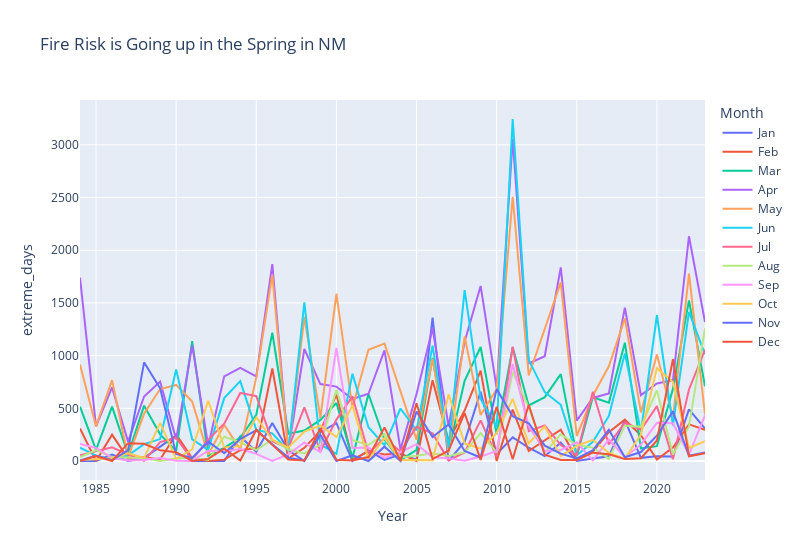

Source (notebook cell):
### Code cell
# Read the CSV file into a DataFrame
extremes = pd.read_csv('../../data/UNSEEN/wildfire/cems/preprocessed/ERA5_extreme_fwi_days_by_month_TX.csv')

# Filter out data from years before 1984 and from the year 2024
extremes = extremes[(extremes['Year'] >= 1983) & (extremes['Year'] != 2024)]

# Reshape the DataFrame from wide format to long format
extremes_long = extremes.melt(id_vars='Year', var_name='Month', value_name='extreme_days')

# Convert the 'Month' column to a categorical type with the correct order
extremes_long['Month'] = pd.Categorical(extremes_long['Month'], categories=['Jan', 'Feb', 'Mar', 'Apr', 'May', 'Jun', 'Jul', 'Aug', 'Sep', 'Oct', 'Nov', 'Dec'], ordered=True)

# Sort the DataFrame by 'Year' and 'Month'
extremes_long = extremes_long.sort_values(['Year', 'Month'])

# Create a line plot with 'Year' on the x-axis and 'extreme_days' on the y-axis, and one line per 'Month'
fig = px.line(extremes_long, x='Year', y='extreme_days', color='Month', title='Fire Risk is Going up in the Spring in NM')
fig.update_layout(autosize=False, width=800)

fig.show()

### Figure 1 — Plotly figure (JSON) as saved in the notebook; plotly's stock layout.template omitted (floating-point values rounded to 4 significant figures)
{"data": [{"hovertemplate": "Month=Jan<br>Year=%{x}<br>extreme_days=%{y}<extra></extra>", "legendgroup": "Jan", "line": {"color": "#636efa", "dash": "solid"}, "marker": {"symbol": "circle"}, "mode": "lines", "name": "Jan", "orientation": "v", "showlegend": true, "type": "scatter", "x": [1984, 1985, 1986, 1987, 1988, 1989, 1990, 1991, 1992, 1993, 1994, 1995, 1996, 1997, 1998, 1999, 2000, 2001, 2002, 2003, 2004, 2005, 2006, 2007, 2008, 2009, 2010, 2011, 2012, 2013, 2014, 2015, 2016, 2017, 2018, 2019, 2020, 2021, 2022, 2023], "xaxis": "x", "y": [0, 0, 61, 0, 29, 132, 242, 1, 0, 0, 234, 87, 361, 101, 0, 273, 359, 0, 100, 11, 63, 12, 1361, 1, 183, 656, 65, 225, 126, 46, 174, 0, 24, 44, 387, 30, 45, 42, 490, 308], "yaxis": "y"}, {"hovertemplate": "Month=Feb<br>Year=%{x}<br>extreme_days=%{y}<extra></extra>", "legendgroup": "Feb", "line": {"color": "#EF553B", "dash": "solid"}, "marker": {"symbol": "circle"}, "mode": "lines", "name": "Feb", "orientation": "v", "showlegend": true, "type": "scatter", "x": [1984, 1985, 1986, 1987, 1988, 1989, 1990, 1991, 1992, 1993, 1994, 1995, 1996, 1997, 1998, 1999, 2000, 2001, 2002, 2003, 2004, 2005, 2006, 2007, 2008, 2009, 2010, 2011, 2012, 2013, 2014, 2015, 2016, 2017, 2018, 2019, 2020, 2021, 2022, 2023], "xaxis": "x", "y": [308, 0, 250, 23, 36, 14, 254, 25, 0, 13, 102, 122, 879, 23, 125, 286, 630, 15, 89, 62, 71, 0, 767, 195, 479, 857, 0, 487, 95, 194, 297, 15, 89, 273, 392, 244, 14, 128, 348, 295], "yaxis": "y"}, {"hovertemplate": "Month=Mar<br>Year=%{x}<br>extreme_days=%{y}<extra></extra>", "legendgroup": "Mar", "line": {"color": "#00cc96", "dash": "solid"}, "marker": {"symbol": "circle"}, "mode": "lines", "name": "Mar", "orientation": "v", "showlegend": true, "type": "scatter", "x": [1984, 1985, 1986, 1987, 1988, 1989, 1990, 1991, 1992, 1993, 1994, 1995, 1996, 1997, 1998, 1999, 2000, 2001, 2002, 2003, 2004, 2005, 2006, 2007, 2008, 2009, 2010, 2011, 2012, 2013, 2014, 2015, 2016, 2017, 2018, 2019, 2020, 2021, 2022, 2023], "xaxis": "x", "y": [515, 105, 516, 62, 525, 253, 96, 1138, 49, 125, 221, 437, 1217, 259, 289, 390, 550, 28, 636, 203, 8, 105, 978, 97, 760, 1082, 254, 1079, 527, 606, 824, 51, 604, 552, 1122, 119, 141, 685, 1524, 709], "yaxis": "y"}, {"hovertemplate": "Month=Apr<br>Year=%{x}<br>extreme_days=%{y}<extra></extra>", "legendgroup": "Apr", "line": {"color": "#ab63fa", "dash": "solid"}, "marker": {"symbol": "circle"}, "mode": "lines", "name": "Apr", "orientation": "v", "showlegend": true, "type": "scatter", "x": [1984, 1985, 1986, 1987, 1988, 1989, 1990, 1991, 1992, 1993, 1994, 1995, 1996, 1997, 1998, 1999, 2000, 2001, 2002, 2003, 2004, 2005, 2006, 2007, 2008, 2009, 2010, 2011, 2012, 2013, 2014, 2015, 2016, 2017, 2018, 2019, 2020, 2021, 2022, 2023], "xaxis": "x", "y": [1739, 329, 698, 184, 612, 754, 205, 1099, 144, 803, 884, 803, 1868, 99, 1063, 730, 706, 588, 638, 1050, 109, 635, 1259, 330, 1131, 1661, 690, 3058, 925, 994, 1837, 383, 598, 641, 1455, 625, 736, 766, 2132, 1319], "yaxis": "y"}, {"hovertemplate": "Month=May<br>Year=%{x}<br>extreme_days=%{y}<extra></extra>", "legendgroup": "May", "line": {"color": "#FFA15A", "dash": "solid"}, "marker": {"symbol": "circle"}, "mode": "lines", "name": "May", "orientation": "v", "showlegend": true, "type": "scatter", "x": [1984, 1985, 1986, 1987, 1988, 1989, 1990, 1991, 1992, 1993, 1994, 1995, 1996, 1997, 1998, 1999, 2000, 2001, 2002, 2003, 2004, 2005, 2006, 2007, 2008, 2009, 2010, 2011, 2012, 2013, 2014, 2015, 2016, 2017, 2018, 2019, 2020, 2021, 2022, 2023], "xaxis": "x", "y": [915, 328, 767, 37, 448, 683, 722, 564, 60, 343, 112, 793, 1768, 89, 1368, 408, 1588, 504, 1056, 1115, 660, 202, 968, 79, 1181, 436, 681, 2507, 811, 1255, 1695, 235, 619, 899, 1353, 461, 1010, 408, 1777, 442], "yaxis": "y"}, {"hovertemplate": "Month=Jun<br>Year=%{x}<br>extreme_days=%{y}<extra></extra>", "legendgroup": "Jun", "line": {"color": "#19d3f3", "dash": "solid"}, "marker": {"symbol": "circle"}, "mode": "lines", "name": "Jun", "orientation": "v", "showlegend": true, "type": "scatter", "x": [1984, 1985, 1986, 1987, 1988, 1989, 1990, 1991, 1992, 1993, 1994, 1995, 1996, 1997, 1998, 1999, 2000, 2001, 2002, 2003, 2004, 2005, 2006, 2007, 2008, 2009, 2010, 2011, 2012, 2013, 2014, 2015, 2016, 2017, 2018, 2019, 2020, 2021, 2022, 2023], "xaxis": "x", "y": [126, 51, 14, 54, 160, 208, 868, 206, 106, 597, 758, 295, 262, 98, 1506, 158, 68, 828, 321, 150, 498, 291, 1094, 126, 1621, 590, 322, 3245, 960, 654, 533, 55, 182, 426, 1021, 277, 1383, 338, 1415, 1012], "yaxis": "y"}, {"hovertemplate": "Month=Jul<br>Year=%{x}<br>extreme_days=%{y}<extra></extra>", "legendgroup": "Jul", "line": {"color": "#FF6692", "dash": "solid"}, "marker": {"symbol": "circle"}, "mode": "lines", "name": "Jul", "orientation": "v", "showlegend": true, "type": "scatter", "x": [1984, 1985, 1986, 1987, 1988, 1989, 1990, 1991, 1992, 1993, 1994, 1995, 1996, 1997, 1998, 1999, 2000, 2001, 2002, 2003, 2004, 2005, 2006, 2007, 2008, 2009, 2010, 2011, 2012, 2013, 2014, 2015, 2016, 2017, 2018, 2019, 2020, 2021, 2022, 2023], "xaxis": "x", "y": [54, 89, 129, 61, 1, 179, 220, 13, 203, 355, 646, 616, 188, 121, 508, 90, 393, 613, 76, 215, 91, 325, 262, 6, 81, 385, 39, 1085, 283, 338, 151, 57, 657, 157, 363, 297, 521, 16, 679, 1056], "yaxis": "y"}, {"hovertemplate": "Month=Aug<br>Year=%{x}<br>extreme_days=%{y}<extra></extra>", "legendgroup": "Aug", "line": {"color": "#B6E880", "dash": "solid"}, "marker": {"symbol": "circle"}, "mode": "lines", "name": "Aug", "orientation": "v", "showlegend": true, "type": "scatter", "x": [1984, 1985, 1986, 1987, 1988, 1989, 1990, 1991, 1992, 1993, 1994, 1995, 1996, 1997, 1998, 1999, 2000, 2001, 2002, 2003, 2004, 2005, 2006, 2007, 2008, 2009, 2010, 2011, 2012, 2013, 2014, 2015, 2016, 2017, 2018, 2019, 2020, 2021, 2022, 2023], "xaxis": "x", "y": [37, 104, 37, 33, 27, 1, 23, 31, 10, 230, 178, 104, 203, 109, 72, 155, 675, 198, 152, 257, 34, 50, 74, 48, 83, 265, 81, 845, 510, 81, 254, 151, 127, 22, 335, 324, 670, 62, 328, 1258], "yaxis": "y"}, {"hovertemplate": "Month=Sep<br>Year=%{x}<br>extreme_days=%{y}<extra></extra>", "legendgroup": "Sep", "line": {"color": "#FF97FF", "dash": "solid"}, "marker": {"symbol": "circle"}, "mode": "lines", "name": "Sep", "orientation": "v", "showlegend": true, "type": "scatter", "x": [1984, 1985, 1986, 1987, 1988, 1989, 1990, 1991, 1992, 1993, 1994, 1995, 1996, 1997, 1998, 1999, 2000, 2001, 2002, 2003, 2004, 2005, 2006, 2007, 2008, 2009, 2010, 2011, 2012, 2013, 2014, 2015, 2016, 2017, 2018, 2019, 2020, 2021, 2022, 2023], "xaxis": "x", "y": [162, 125, 27, 4, 10, 28, 3, 1, 98, 89, 114, 68, 1, 62, 175, 84, 1072, 123, 129, 29, 83, 160, 36, 25, 2, 42, 95, 920, 330, 96, 104, 178, 6, 204, 36, 156, 362, 358, 61, 432], "yaxis": "y"}, {"hovertemplate": "Month=Oct<br>Year=%{x}<br>extreme_days=%{y}<extra></extra>", "legendgroup": "Oct", "line": {"color": "#FECB52", "dash": "solid"}, "marker": {"symbol": "circle"}, "mode": "lines", "name": "Oct", "orientation": "v", "showlegend": true, "type": "scatter", "x": [1984, 1985, 1986, 1987, 1988, 1989, 1990, 1991, 1992, 1993, 1994, 1995, 1996, 1997, 1998, 1999, 2000, 2001, 2002, 2003, 2004, 2005, 2006, 2007, 2008, 2009, 2010, 2011, 2012, 2013, 2014, 2015, 2016, 2017, 2018, 2019, 2020, 2021, 2022, 2023], "xaxis": "x", "y": [9, 15, 27, 73, 30, 362, 21, 110, 570, 128, 141, 415, 202, 127, 280, 337, 227, 528, 13, 218, 7, 10, 6, 632, 166, 117, 263, 589, 168, 328, 46, 143, 201, 77, 22, 251, 881, 750, 123, 188], "yaxis": "y"}, {"hovertemplate": "Month=Nov<br>Year=%{x}<br>extreme_days=%{y}<extra></extra>", "legendgroup": "Nov", "line": {"color": "#636efa", "dash": "solid"}, "marker": {"symbol": "circle"}, "mode": "lines", "name": "Nov", "orientation": "v", "showlegend": true, "type": "scatter", "x": [1984, 1985, 1986, 1987, 1988, 1989, 1990, 1991, 1992, 1993, 1994, 1995, 1996, 1997, 1998, 1999, 2000, 2001, 2002, 2003, 2004, 2005, 2006, 2007, 2008, 2009, 2010, 2011, 2012, 2013, 2014, 2015, 2016, 2017, 2018, 2019, 2020, 2021, 2022, 2023], "xaxis": "x", "y": [4, 52, 8, 102, 936, 690, 67, 28, 184, 73, 209, 291, 158, 32, 6, 248, 0, 55, 0, 136, 0, 469, 227, 347, 95, 33, 682, 425, 358, 146, 70, 25, 101, 296, 36, 85, 241, 471, 49, 82], "yaxis": "y"}, {"hovertemplate": "Month=Dec<br>Year=%{x}<br>extreme_days=%{y}<extra></extra>", "legendgroup": "Dec", "line": {"color": "#EF553B", "dash": "solid"}, "marker": {"symbol": "circle"}, "mode": "lines", "name": "Dec", "orientation": "v", "showlegend": true, "type": "scatter", "x": [1984, 1985, 1986, 1987, 1988, 1989, 1990, 1991, 1992, 1993, 1994, 1995, 1996, 1997, 1998, 1999, 2000, 2001, 2002, 2003, 2004, 2005, 2006, 2007, 2008, 2009, 2010, 2011, 2012, 2013, 2014, 2015, 2016, 2017, 2018, 2019, 2020, 2021, 2022, 2023], "xaxis": "x", "y": [0, 48, 0, 169, 163, 101, 84, 0, 20, 117, 5, 297, 153, 13, 4, 311, 12, 4, 37, 319, 1, 548, 18, 99, 455, 11, 515, 17, 534, 59, 9, 9, 79, 64, 18, 26, 195, 966, 45, 74], "yaxis": "y"}], "layout": {"autosize": false, "legend": {"title": {"text": "Month"}, "tracegroupgap": 0}, "title": {"text": "Fire Risk is Going up in the Spring in NM"}, "width": 800, "xaxis": {"anchor": "y", "domain": [0, 1], "title": {"text": "Year"}}, "yaxis": {"anchor": "x", "domain": [0, 1], "title": {"text": "extreme_days"}}}}
